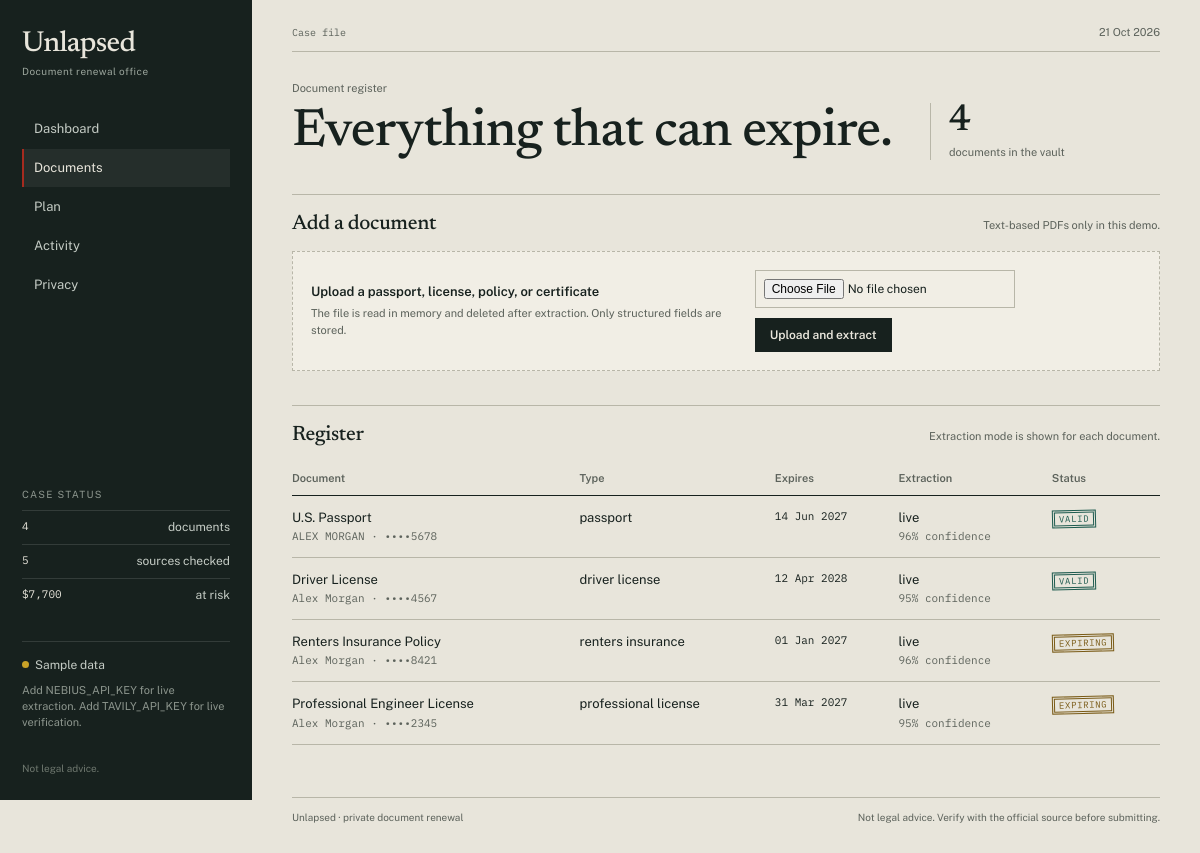
Screenshot of /documents with the database file from the repository.
### app/models.py (models this page shows, shortened)
class Plan(SQLModel, table=True):
    __tablename__ = "plans"
    id: int | None = Field(default=None, primary_key=True)
    user_id: str = Field(index=True)
    event_id: int | None = Field(default=None, foreign_key="events.id")
    title: str
    summary: str = ""
    status: str = "active"
    risk_total_cents: int = 0
    created_at: datetime = Field(default_factory=utcnow)
    updated_at: datetime = Field(default_factory=utcnow)

class Document(SQLModel, table=True):
    __tablename__ = "documents"
    id: int | None = Field(default=None, primary_key=True)
    user_id: str = Field(index=True)
    doc_type: str = Field(index=True)
    title: str
    issuer: str = ""
    holder_name: str = ""
    document_number_last4: str = ""
    issue_date: date | None = None
    expiry_date: date | None = None
    renewal_window_days: int = 180
    constraints_json: str = "{}"
    source_filename: str = ""
    extraction_confidence: float = 0.0
    extraction_mode: str = "live"
    status: str = "valid"
    created_at: datetime = Field(default_factory=utcnow)
    updated_at: datetime = Field(default_factory=utcnow)

### app/main.py (the view)
@app.get("/documents")
def documents(request: Request, session: Session = Depends(get_session)):
    return templates.TemplateResponse(
        request=request,
        name="documents.html",
        context=_context(request, session),
    )

### app/templates/documents.html (shortened to what this page needs)
{% extends "base.html" %}
{% block content %}
<section class="docket">
  <div>
    <div class="docket-kicker">Document register</div>
    <h1>Everything that can expire.</h1>
  </div>
  <div class="docket-side">
    <div class="risk-number">{{ documents|length }}</div>
    <div class="risk-label">documents in the vault</div>
  </div>
</section>
<section class="section">
  <div class="section-head">
    <h2 class="section-title">Add a document</h2>
    <span class="section-note">Text-based PDFs only in this demo.</span>
  </div>
  {% if settings.demo_read_only %}
  <div class="empty">The public demo is read-only. Run the project locally to upload your own text PDF.</div>
  {% else %}
  <form class="upload" method="post" action="/documents/upload" enctype="multipart/form-data">
    <div>
      <div class="evidence-title">Upload a passport, license, policy, or certificate</div>
      <div class="evidence-meta">The file is read in memory and deleted after extraction. Only structured fields are stored.</div>
    </div>
    <div class="btn-row">
      <input type="file" name="file" accept="application/pdf" required aria-label="Choose a PDF">
      <button class="btn" type="submit">Upload and extract</button>
    </div>
  </form>
  {% endif %}
</section>
<section class="section">
  <div class="section-head">
    <h2 class="section-title">Register</h2>
    <span class="section-note">Extraction mode is shown for each document.</span>
  </div>
  {% if documents %}
  <table class="ledger">
    <thead>
      <tr>
        <th>Document</th>
        <th>Type</th>
        <th>Expires</th>
        <th>Extraction</th>
        <th>Status</th>
      </tr>
    </thead>
    <tbody>
      {% for doc in documents %}
      <tr>
        <td>
          <a href="/documents/{{ doc.id }}">{{ doc.title }}</a>
          <div class="mono muted">{{ doc.holder_name }} · {{ doc.document_number_last4 }}</div>
        </td>
        <td>{{ doc.doc_type|replace('_', ' ') }}</td>
        <td class="mono">{{ doc.expiry_date|datefmt }}</td>
        <td>
          <span>{{ doc.extraction_mode|mode_text }}</span>
          <div class="mono muted">{{ "%.0f"|format(doc.extraction_confidence * 100) }}% confidence</div>
        </td>
        <td><span class="stamp {{ doc.status_label|status_class }}">{{ doc.status_label }}</span></td>
      </tr>
      {% endfor %}
    </tbody>
  </table>
  {% else %}
  <div class="empty">No documents yet. Upload a text-based PDF to start the register.</div>
  {% endif %}
</section>
{% endblock %}

### app/templates/base.html (shortened to what this page needs)
<!doctype html>
<html lang="en">
<head>
  <link rel="stylesheet" href="/static/styles.css">
</head>
<body>
  <div class="app">
    <aside class="rail">
      <a class="wordmark" href="/">
        <span class="wordmark-main">Unlapsed</span>
        <span class="wordmark-sub">Document renewal office</span>
      </a>
      <nav class="rail-nav" aria-label="Main">
        <a class="tab {% if path == '/' %}active{% endif %}" href="/">Dashboard</a>
        <a class="tab {% if path.startswith('/documents') %}active{% endif %}" href="/documents">Documents</a>
        {% if plan %}
          <a class="tab {% if path.startswith('/plans') %}active{% endif %}" href="/plans/{{ plan.id }}">Plan</a>
        {% else %}
          <a class="tab {% if path.startswith('/events') %}active{% endif %}" href="/events/new">Plan</a>
        {% endif %}
        <a class="tab {% if path.startswith('/activity') %}active{% endif %}" href="/activity">Activity</a>
        <a class="tab {% if path.startswith('/privacy') %}active{% endif %}" href="/privacy">Privacy</a>
      </nav>
      <div class="rail-status">
        <div class="rail-label">Case status</div>
        <div class="rail-stat"><span>{{ documents|length }}</span> documents</div>
        <div class="rail-stat"><span>{{ requirements|length }}</span> sources checked</div>
        <div class="rail-stat"><span>{% if plan %}{{ plan.risk_total_cents|usd }}{% else %}$0{% endif %}</span> at risk</div>
      </div>
      <div class="rail-mode">
        {% if settings.demo_read_only %}
          <span class="dot live"></span>Pre-verified sample
        {% elif live_nebius and live_tavily %}
          <span class="dot live"></span>Live sources
        {% else %}
          <span class="dot sample"></span>Sample data
        {% endif %}
        <div class="rail-mode-note">
          {% if settings.demo_read_only %}
            The public demo is read-only. Evidence was verified with the live APIs.
          {% else %}
            {% if not live_nebius %}Add NEBIUS_API_KEY for live extraction.{% endif %}
            {% if not live_tavily %}Add TAVILY_API_KEY for live verification.{% endif %}
          {% endif %}
        </div>
      </div>
      <div class="rail-footer">Not legal advice.</div>
    </aside>
    <main class="main">
      <header class="topline">
        <span class="case-no">Case file</span>
        <span>{{ now|datefmt("%d %b %Y") }}</span>
      </header>
      {% block content %}{% endblock %}
      <footer class="main-footer">
        <span>Unlapsed · private document renewal</span>
        <span>Not legal advice. Verify with the official source before submitting.</span>
      </footer>
    </main>
  </div>
</body>
</html>

### rows the page displays
Plan: risk_total_cents "$7,700"
Document: title "U.S. Passport", holder_name "ALEX MORGAN", document_number_last4 "••••5678", doc_type "passport", expiry_date "14 Jun 2027", extraction_mode|mode_text "live", doc.extraction_confidence*100 "96", status_label "VALID"
Document: title "Driver License", holder_name "Alex Morgan", document_number_last4 "••••4567", doc_type "driver license", expiry_date "12 Apr 2028", extraction_mode|mode_text "live", doc.extraction_confidence*100 "95", status_label "VALID"
Document: title "Renters Insurance Policy", holder_name "Alex Morgan", document_number_last4 "••••8421", doc_type "renters insurance", expiry_date "01 Jan 2027", extraction_mode|mode_text "live", doc.extraction_confidence*100 "96", status_label "EXPIRING"
Document: title "Professional Engineer License", holder_name "Alex Morgan", document_number_last4 "••••2345", doc_type "professional license", expiry_date "31 Mar 2027", extraction_mode|mode_text "live", doc.extraction_confidence*100 "95", status_label "EXPIRING"

### other values shown
{{ documents|length }} "4"
{{ requirements|length }} "5"
{{ now|datefmt("%d %b %Y") }} "21 Oct 2026"
